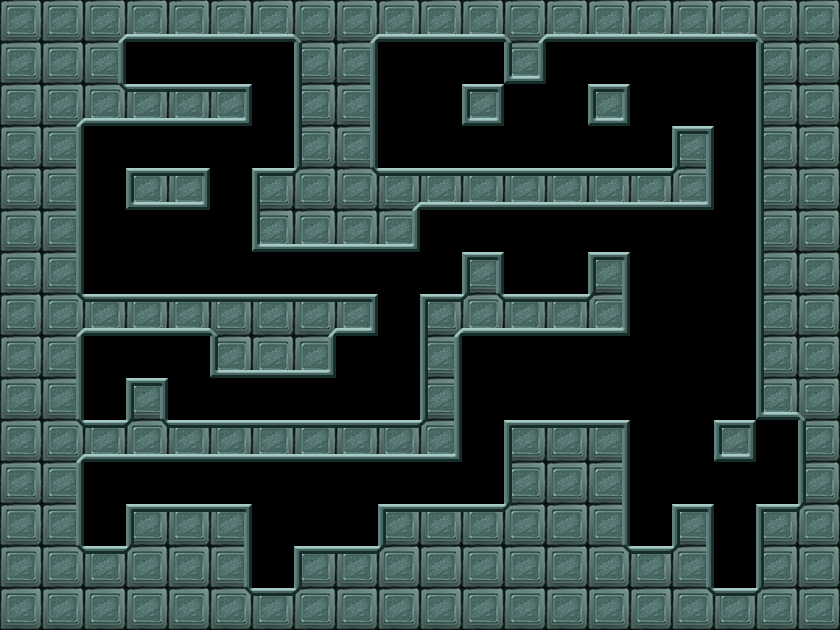

This game map was drawn from its Tiled (.tmx) file and the tilesets committed beside it. A one-line description and the trimmed map source follow:
An orthogonal 20x15 tile map with 42x42 px tiles, 1 tile layer (map) and 21 objects (6x emy_lang, 4x emy_zhu, 2x wl, 2x ntn, 2x nag, ...).

<map version="1.0" orientation="orthogonal" width="20" height="15" tilewidth="42" tileheight="42">
 <tileset firstgid="1" name="level30" tilewidth="42" tileheight="42">
  <image source="level30.png" width="840" height="630" />
  <tile id="23">
   <properties>
    <property name="tag" value="1" />
   </properties>
  </tile>
  <tile id="29">
   <properties>
    <property name="tag" value="1" />
   </properties>
  </tile>
  <tile id="105">
   <properties>
    <property name="tag" value="1" />
   </properties>
  </tile>
  <tile id="162">
   <properties>
    <property name="tag" value="1" />
   </properties>
  </tile>
  <tile id="163">
   <properties>
    <property name="tag" value="1" />
   </properties>
  </tile>
  <tile id="164">
   <properties>
    <property name="tag" value="1" />
   </properties>
  </tile>
  <tile id="182">
   <properties>
    <property name="tag" value="1" />
   </properties>
  </tile>
  <tile id="194">
   <properties>
    <property name="tag" value="1" />
   </properties>
  </tile>
  <tile id="195">
   <properties>
    <property name="tag" value="1" />
   </properties>
  </tile>
 </tileset>
 <layer name="map" width="20" height="15">
  <data>[300 cells, 299 non-empty, 184 distinct tile ids]</data>
 </layer>
 <objectgroup name="data" width="20" height="15">
  <object name="wl" x="210" y="210" width="42" height="42" />
  <object name="nlt" x="126" y="252" width="42" height="42">
   <properties>
    <property name="any" value="0" />
    <property name="dir1" value="3" />
   </properties>
  </object>
  <object name="ntn" x="168" y="252" width="42" height="42" />
  <object name="ntn" x="210" y="252" width="42" height="42" />
  <object name="wl" x="588" y="378" width="42" height="42" />
  <object name="nl" x="630" y="504" width="42" height="42" />
  <object name="nag" x="294" y="252" width="42" height="42" />
  <object name="nag" x="336" y="252" width="42" height="42" />
  <object name="emy_zhu" x="168" y="42" width="42" height="42">
   <properties>
    <property name="max" value="5" />
    <property name="min" value="3" />
    <property name="speed" value="1" />
   </properties>
  </object>
  <object name="emy_zhu" x="210" y="42" width="42" height="42">
   <properties>
    <property name="max" value="5" />
    <property name="min" value="3" />
    <property name="speed" value="1" />
   </properties>
  </object>
  <object name="emy_zhu" x="630" y="126" width="42" height="42">
   <properties>
    <property name="max" value="15" />
    <property name="min" value="9" />
    <property name="speed" value="1" />
   </properties>
  </object>
  <object name="emy_zhu" x="210" y="462" width="42" height="42">
   <properties>
    <property name="max" value="5" />
    <property name="min" value="3" />
    <property name="speed" value="1" />
   </properties>
  </object>
  <object name="emy_lang" x="126" y="462" width="42" height="42">
   <properties>
    <property name="max" value="5" />
    <property name="min" value="3" />
    <property name="speed" value="1" />
   </properties>
  </object>
  <object name="emy_lang" x="210" y="378" width="42" height="42">
   <properties>
    <property name="max" value="9" />
    <property name="min" value="4" />
    <property name="speed" value="1" />
   </properties>
  </object>
  <object name="emy_lang" x="294" y="378" width="42" height="42">
   <properties>
    <property name="max" value="9" />
    <property name="min" value="4" />
    <property name="speed" value="1" />
   </properties>
  </object>
  <object name="emy_lang" x="378" y="378" width="42" height="42">
   <properties>
    <property name="max" value="9" />
    <property name="min" value="4" />
    <property name="speed" value="1" />
   </properties>
  </object>
  <object name="emy_lang" x="378" y="462" width="42" height="42">
   <properties>
    <property name="max" value="11" />
    <property name="min" value="9" />
    <property name="speed" value="1" />
   </properties>
  </object>
  <object name="emy_lang" x="462" y="462" width="42" height="42">
   <properties>
    <property name="max" value="11" />
    <property name="min" value="9" />
    <property name="speed" value="1" />
   </properties>
  </object>
  <object name="bhp" x="756" y="462" width="42" height="42">
   <properties>
    <property name="addper" value="5" />
    <property name="hp" value="100" />
    <property name="kill" value="20" />
   </properties>
  </object>
  <object name="bhp" x="462" y="42" width="42" height="42">
   <properties>
    <property name="addper" value="5" />
    <property name="hp" value="100" />
    <property name="kill" value="20" />
   </properties>
  </object>
  <object name="na" x="84" y="378" width="42" height="42" />
 </objectgroup>
</map>
